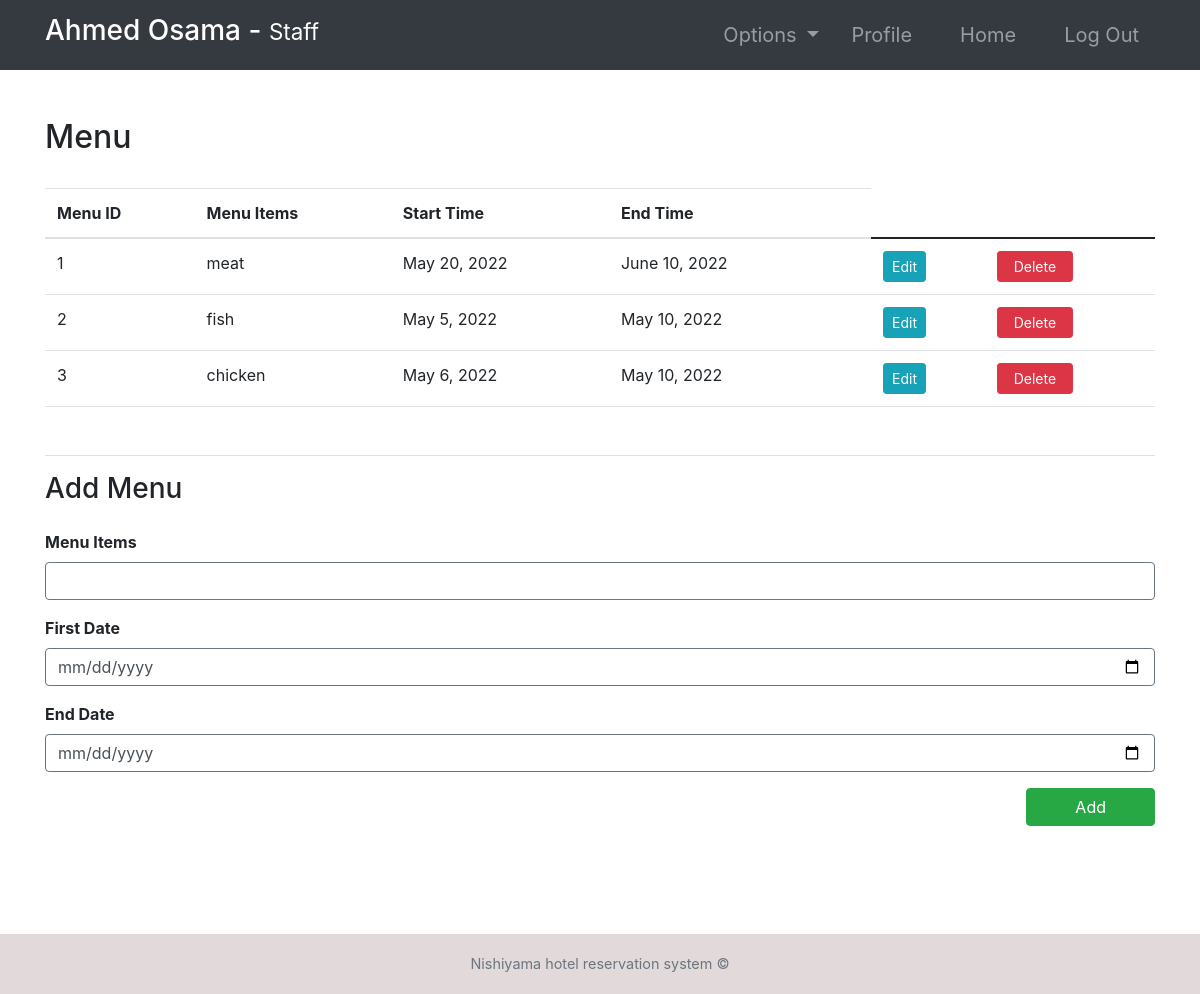
Screenshot of /food-menu/ (signed in) with the database file from the repository.
### hotel/models.py (models this page shows, shortened)
class FoodMenu(models.Model):
    startDate = models.DateField()
    endDate = models.DateField()
    menuItems = models.TextField()

### hotel/views.py (the view)
# urls.py: path('food-menu/', food_menu, name="food-menu"),
@login_required(login_url='login')
def food_menu(request):
    role = str(request.user.groups.all()[0])
    path = role + "/"
    print(request.POST)
    if request.method == "POST":
        if 'add' in request.POST:
            foodmenu = FoodMenu(menuItems=request.POST.get("menuItems"), startDate=request.POST.get(
                "startDate"), endDate=request.POST.get("endDate"))
            foodmenu.save()
    food_menu = FoodMenu.objects.all()
    context = {
        "role": role,
        'food_menu': food_menu
    }
    return render(request, path + "food-menu.html", context)

### Templates/staff/food-menu.html (shortened to what this page needs)
{% extends '../index.html' %}
{% block context %}
<div class="container py-5">
    <div class="table-responsive">
        <div class="table-header row">
            <div class="col-sm-12 col-md-12 col-lg-4 mb-4">
                <h2>Menu</h2>
            </div>
        </div>
        <table class="table table-hover">
            <thead>
                <tr>
                    <th>Menu ID</th>
                    <th>Menu Items</th>
                    <th>Start Time</th>
                    <th>End Time</th>
                    <th></th>
                </tr>
            </thead>
            <tbody>
                {% for f in food_menu %}
                <tr>
                    <td>{{f.id}}</td>
                    <td>{{f.menuItems}}</td>
                    <td>{{f.startDate}}</td>
                    <td>{{f.endDate}}</td>
                    <form action="" method="POST">
                        <td><input type="hidden" value="{{f.id}}" name="id"></td>
                        <td> <a href="{% url 'food-menu-edit' f.id %}" class="btn btn-sm btn-info">Edit</a></td>
                        <td> <a href="{% url 'deleteFoodMenu' f.id %}" class="btn btn-sm btn-danger px-3">Delete</a>
                        </td>
                    </form>
                </tr>
                {% endfor %}
            </tbody>
        </table>
        <div class="newFoodMenu my-5 border-top pt-3">
            <h3>Add Menu </h3>
            <form action="" method="POST">
                <div class="form-group pt-3">
                    <label for="menu_items"><b>Menu Items</b></label>
                    <input type="text" required class="form-control border border-secondary" id="id_menu_items"
                        name="menuItems">
                </div>
                <div class="form-group">
                    <label for="first_date"><b>First Date</b></label>
                    <input type="date" required class="form-control border border-secondary" id="id_first_date"
                        name="startDate">
                </div>
                <div class="form-group">
                    <label for="end_date"><b>End Date</b></label>
                    <input type="date" required class="form-control border border-secondary" id="id_end_date"
                        name="endDate">
                </div>
                <button type="submit" class="btn btn-success px-5 float-right mb-5" name="add">Add</button>
            </form>
        </div>
    </div>
</div>
{% endblock %}

### Templates/incs/nav.html (shortened to what this page needs)
<link rel="stylesheet" href="https://cdn.jsdelivr.net/npm/bootstrap@4.6.0/dist/css/bootstrap.min.css"
>
<nav class="navbar navbar-dark bg-dark navbar-expand-lg py-1 " role="navigation" >
    <div class="container" >
        <a href="" class="navbar-brand">
            <h3 class="text-capitalize">
                {{ request.user.first_name }} {{ request.user.last_name }} -
                <small>
                    {{ role }}
                </small>
            </h3>
        </a>
        <div class="collapse navbar-collapse" id="navbarTags">
            <ul class="navbar-nav ml-auto">
                <li class="nav-item dropdown p-2">
                    <a class="nav-link dropdown-toggle" href="#" id="navbarDropdown" role="button"
                        data-toggle="dropdown" aria-haspopup="true" aria-expanded="false">
                        Options
                    </a>
                </li>
                <li class="nav-item mr-3 p-2">
                    {% if role == 'staff' or role == 'receptionist' or role == 'admin' or role == 'manager' %}
                    <a href="{% url 'employee-profile' user.id %}" class="nav-link">Profile</a>
                    {% endif %}
                </li>
                <li class="nav-item mr-3 p-2">
                    <a href="{% url 'Home'  %}" class="nav-link">Home</a>
                </li>
                <li class="nav-item p-2 ">
                    <a href="{% url 'logout' %}" class="nav-link">Log Out</a>
                </li>
            </ul>
        </div>
    </div>
</nav>

### static/css/main.css (style rules this page uses)
* { margin: 0; padding: 0; -webkit-font-smoothing: antialiased; }
body { position: relative; }
nav .nav-item { font-size: 20px; }

### rows the page displays
FoodMenu: id "1", menuItems "meat", startDate "May 20, 2022", endDate "June 10, 2022"
FoodMenu: id "2", menuItems "fish", startDate "May 5, 2022", endDate "May 10, 2022"
FoodMenu: id "3", menuItems "chicken", startDate "May 6, 2022", endDate "May 10, 2022"

### other values shown
{{ request.user.first_name }} "Ahmed"
{{ request.user.last_name }} "Osama"
{{ role }} "Staff"
